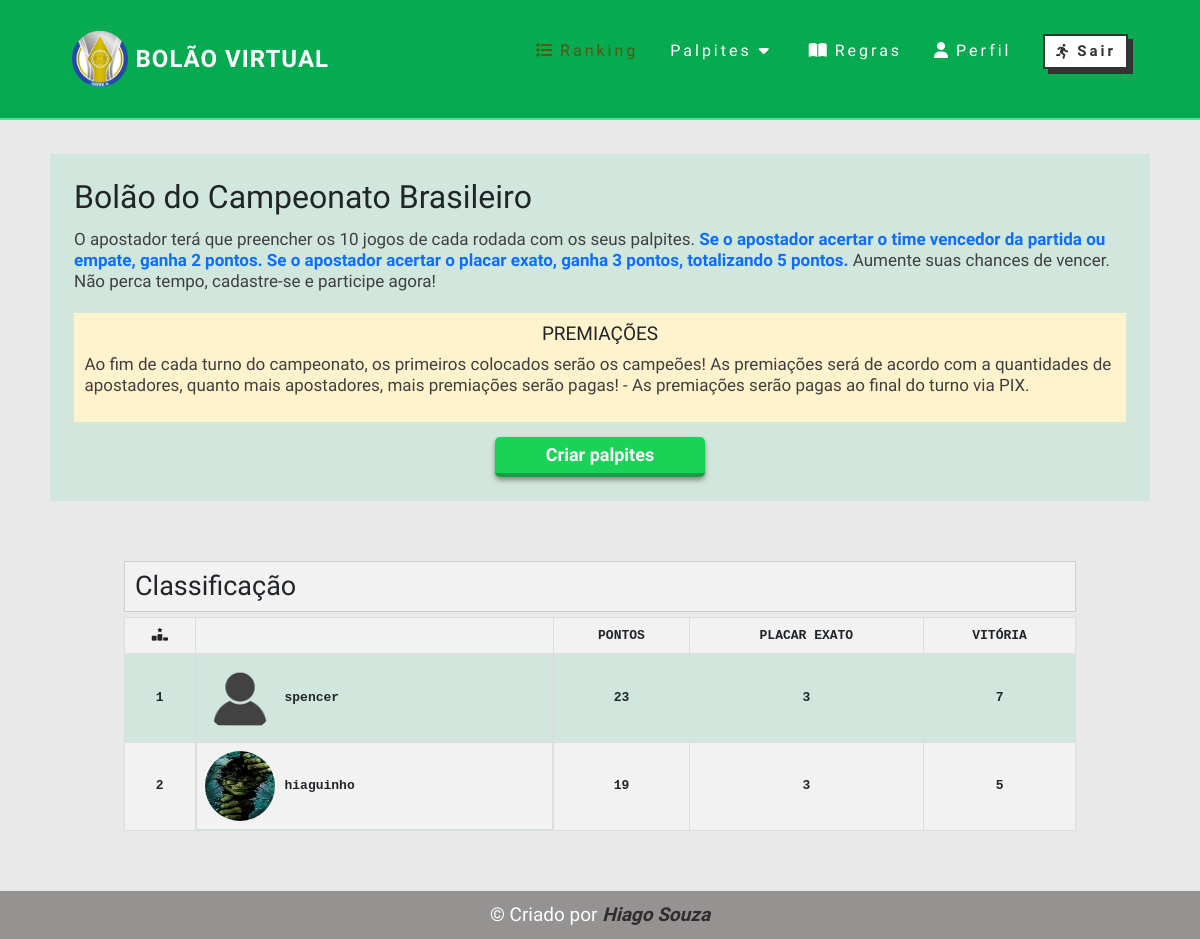
/ (signed in), run on the app's committed database.
### bolao/models.py (models this page shows, shortened)
class Classificacao(models.Model):
    usuario = models.OneToOneField(Usuario, null=True, blank=True, on_delete=models.CASCADE)
    pontos = models.IntegerField(default=0)
    placar_exato = models.IntegerField(default=0)
    vitorias = models.IntegerField(default=0)
    empates = models.IntegerField(default=0)

class Usuario(models.Model):
    nome = models.CharField(max_length=200, null=True, blank=True)
    usuario = models.OneToOneField(User, null=True, blank=True, on_delete=models.CASCADE)
    email = models.CharField(max_length=200, null=True, blank=True, unique=True)
    whatsapp = models.CharField(max_length=200, null=True, blank=True, unique=True)
    pagamento = models.BooleanField(default=False)
    imagem = models.ImageField(upload_to='imagens', default='imagens/perfil-null.png')
    avatar = models.ImageField(upload_to='thumb_img', default='imagens/perfil-null.png')

### bolao/views.py (the view)
# urls.py: path('', homepage, name='homepage'),
def homepage(request):
    if request.user.is_authenticated:
        user = request.user
        usuarios = Classificacao.objects.filter(usuario__pagamento=True).order_by('-pontos', '-placar_exato', '-vitorias', '-empates')
        context = {'usuarios':usuarios}
        return render(request, 'index.html',context)
    else:
        user = request.user
        usuarios = Classificacao.objects.filter(usuario__pagamento=True).order_by('-pontos', '-placar_exato', '-vitorias', '-empates')
        context = {'usuarios':usuarios}
        return render(request, 'index.html',context)

### bolao/templates/index.html (shortened to what this page needs)
{% extends 'auxiliar/base.html' %} {% load static %} {% block title %} Bolão | Ranking {% endblock%} {% block body %}
<section class="informacao">
    <div class="container__info">
        <h2 class="title">Bolão do Campeonato Brasileiro</h2>
        <p>O apostador terá que preencher os 10 jogos de cada rodada
            com os seus palpites.<b class="text-primary">
                Se o apostador acertar o time vencedor da partida ou empate, ganha
                2 pontos. Se o apostador acertar o placar exato, ganha 3
                pontos, totalizando 5 pontos.</b>
            Aumente suas chances de vencer. Não perca tempo, cadastre-se e
            participe agora!</p>
        <div class="premiacoes">
            <h4>PREMIAÇÕES</h4>
            <p>
                Ao fim de cada turno do campeonato, os primeiros colocados serão os campeões!
                As premiações será de acordo com a quantidades de apostadores, quanto mais apostadores, mais
                premiações serão pagas!
                - As premiações serão pagas ao final do turno via PIX.
            </p>
        </div>
        {% if user.is_authenticated %}
        <div class="inscricao">
            <a href="{% url 'palpites' %}">Criar palpites</a>
        </div>
        {% else %}
        <div class="inscricao">
            <a href="{% url 'cadastro' %}">Clique aqui para participar</a>
        </div>
        {% endif %}
    </div>
</section>
<section class="container">
    <h2>Classificação</h2>
    <div class="tabela">
        <table>
            <thead>
                <tr>
                    <th><i class="fa-solid fa-ranking-star"></i></th>
                    <th></th>
                    <th>PONTOS</th>
                    <th>PLACAR EXATO</th>
                    <th>VITÓRIA</th>
                </tr>
            </thead>
            <tbody>
                {% for usuario in usuarios %}
                <tr>
                    <td>{{ forloop.counter }}</td>
                    <td class="usuario">
                        <img src="{{ usuario.usuario.avatar.url }}" alt="{{ usuario.usuario.nome }}" class="escudo">
                        {{ usuario.usuario.nome}}
                    </td>
                    <td>{{ usuario.pontos }}</td>
                    <td>{{ usuario.placar_exato }}</td>
                    <td>{{ usuario.vitorias }}</td>
                </tr>
                {% endfor %}
            </tbody>
        </table>
    </div>
</section>
{% endblock %}

### static/css/style.css (style rules this page uses)
* { margin: 0; padding: 0; box-sizing: border-box; font-family: "Afacad Flux", sans-serif; text-decoration: none; }
body, html { background: #e9e9e9; }
.container { margin: 0 auto; max-width: 1000px; padding: 0 2%; }
a { color: #fff; text-decoration: none; transition: 0.3s; }
.informacao { max-width: 1100px; margin: 130px auto 60px auto; background-color: #d1e7dd; padding: 2%; }
.container__info { display: flex; flex-direction: column; gap: 5px; }
.container__info h2 { font-weight: 400; }
.container__info > p { color: #403f3f; line-height: 1.3rem; font-size: 17px; }
.premiacoes { background-color: #fff3cd; padding: 1%; }
.premiacoes h4 { text-align: center; font-size: 19px; font-weight: 400; }
.premiacoes p { color: #403f3f; line-height: 1.3rem; font-size: 17px; }
.inscricao { margin: 0 auto; }
.inscricao > a { margin-top: 10px; display: flex; align-items: center; justify-content: center; line-height: 1; text-decoration: none; color: #ffffff; font-size: 18px; border-radius: 5px; border: none; width: 210px; height: 40px; font-weight: bold; border-bottom: 4px solid #179e43; transition: 0.3s; box-shadow: 0px 3px 5px 0px rgba(0, 0, 0, 0.4); background-color: #19d256; cursor: pointer; }
.container > h2 { background-color: #f2f2f2; margin-bottom: 5px; padding: 8px 10px; border: 1px solid #cecece; font-weight: 500; font-size: 27px; }
.tabela { background-color: #d1e7dd; width: 100%; overflow: auto; }
table { border-collapse: collapse; width: 100%; box-shadow: 0px 5px 10px rgba(0, 0, 0, 0.2); }
th, td { border: 1px solid #ddd; padding: 8px; text-align: center; font-size: 13px !important; font-family: monospace; font-weight: bold; }
th { background-color: #f2f2f2; font-weight: bold; }
tr:nth-child(even) { background-color: #f2f2f2; }
.escudo { border-radius: 50%; width: 70px; height: 70px; margin-right: 10px; }
.usuario { display: flex; align-items: center; }

### data on the page
Classificacao: usuario.avatar (picture), usuario.nome "spencer", pontos "23", placar_exato "3", vitorias "7"
Classificacao: usuario.avatar (picture), usuario.nome "hiaguinho", pontos "19", placar_exato "3", vitorias "5"
